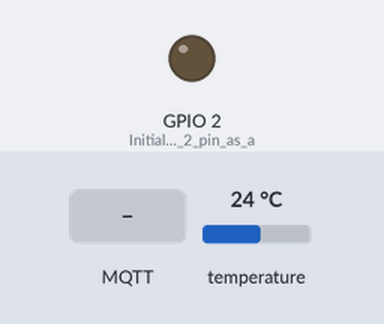
Simulated run of this sketch. Board: ESP32. Parts: output pins drawn as LEDs (lit = HIGH). The test bench sets the inputs (shaded band); at power-on: temperature 24 °C. WiFi joins after 1.5 s; servers stay silent unless stated; random numbers use the default seed unless the sketch sets one; no MQTT or app messages arrive unless stated; what the sketch prints to the serial monitor is not drawn.

Above: at 2.7 s.
2.8 s: MQTT message "0" arrives on the first subscribed topic
At 3.8 s:
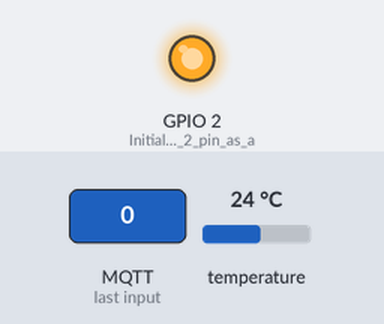
4.3 s: MQTT message "1" arrives on the first subscribed topic
At 5.0 s:
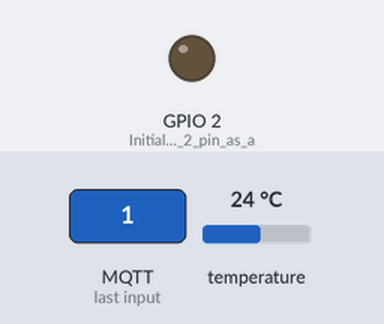
5.8 s: MQTT message "2" arrives on the first subscribed topic
At 6.1 s:
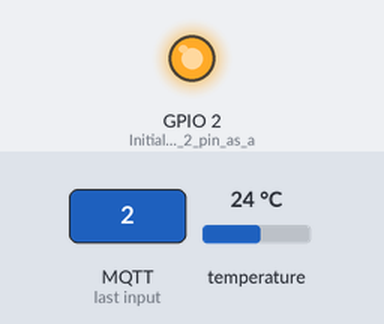
Timing chart, 0 to 8.8 s (numbered marks = the images above; inputs shaded):
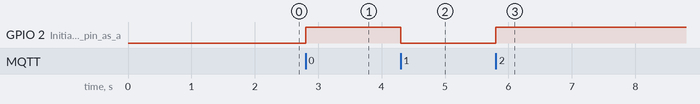

The sketch:

mqtt.ino
```cpp
/*
 Basic ESP8266 MQTT example
 This sketch demonstrates the capabilities of the pubsub library in combination
 with the ESP8266 board/library.
 It connects to an MQTT server then:
  - publishes "hello world" to the topic "outTopic" every two seconds
  - subscribes to the topic "inTopic", printing out any messages
    it receives. NB - it assumes the received payloads are strings not binary
  - If the first character of the topic "inTopic" is an 1, switch ON the ESP Led,
    else switch it off
 It will reconnect to the server if the connection is lost using a blocking
 reconnect function. See the 'mqtt_reconnect_nonblocking' example for how to
 achieve the same result without blocking the main loop.
 To install the ESP8266 board, (using Arduino 1.6.4+):
  - Add the following 3rd party board manager under "File -> Preferences -> Additional Boards Manager URLs":
       http://arduino.esp8266.com/stable/package_esp8266com_index.json
  - Open the "Tools -> Board -> Board Manager" and click install for the ESP8266"
  - Select your ESP8266 in "Tools -> Board"
*/

#include "DHTesp.h"
#include <WiFi.h>
#include <PubSubClient.h>
#include <ArduinoJson.h>
#define DHTpin 15

DHTesp dht;

// Update these with values suitable for your network.

const char *ssid = "CatBenderson";
const char *password = "ranita987";
const char* mqtt_server = "192.168.23.77";

WiFiClient espClient;
PubSubClient client(espClient);
unsigned long lastMsg = 0;
#define MSG_BUFFER_SIZE	(50)
char msg[MSG_BUFFER_SIZE];
float value = 19.546440;

void setup_wifi() {

  delay(10);
  // We start by connecting to a WiFi network
  Serial.println();
  Serial.print("Connecting to ");
  Serial.println(ssid);

  WiFi.mode(WIFI_STA);
  WiFi.begin(ssid, password);

  while (WiFi.status() != WL_CONNECTED) {
    delay(500);
    Serial.print(".");
  }

  randomSeed(micros());

  Serial.println("");
  Serial.println("WiFi connected");
  Serial.println("IP address: ");
  Serial.println(WiFi.localIP());
}

void callback(char* topic, byte* payload, unsigned int length) {
  Serial.print("Message arrived [");
  Serial.print(topic);
  Serial.print("] ");
  for (int i = 0; i < length; i++) {
    Serial.print((char)payload[i]);
  }
  Serial.println();

  // Switch on the LED if an 1 was received as first character
  if ((char)payload[0] == '1') {
    digitalWrite(2, LOW);   // Turn the LED on (Note that LOW is the voltage level
    // but actually the LED is on; this is because
    // it is active low on the ESP-01)
  } else {
    digitalWrite(2, HIGH);  // Turn the LED off by making the voltage HIGH
  }

}

void reconnect() {
  // Loop until we're reconnected
  while (!client.connected()) {
    Serial.print("Attempting MQTT connection...");
    // Create a random client ID
    String clientId = "CatBenderson";
    clientId += String(random(0xffff), HEX);
    // Attempt to connect
    if (client.connect(clientId.c_str())) {
      Serial.println("connected");
      // Once connected, publish an announcement...
      client.publish("fei/cc1/temperatura", "temperatura");
      // ... and resubscribe
      client.subscribe("inTopic");
    } else {
      Serial.print("failed, rc=");
      Serial.print(client.state());
      Serial.println(" try again in 5 seconds");
      // Wait 5 seconds before retrying
      delay(5000);
    }
  }
}

void setup() {
  dht.setup(DHTpin, DHTesp::DHT11);

  pinMode(2, OUTPUT);     // Initialize the 2 pin as an output
  Serial.begin(115200);
  setup_wifi();
  client.setServer(mqtt_server, 9001);
  client.setCallback(callback);
}

void loop() {

  if (!client.connected()) {
    reconnect();
  }
  client.loop();

  unsigned long now = millis();
  if (now - lastMsg > 2000) {
    lastMsg = now;
    value = value - .000015;
    char respuesta[250];
    DynamicJsonDocument json(1024);
    json["c1"]=value;
    json["c2"]=-96.904226;
    json["temperatura"]=dht.getTemperature();
    serializeJson(json, respuesta);
    client.publish("/temperaturaA", respuesta);
  }
}
```

Measured:
- after the input at 2.8 s, GPIO 2 (Initialize_the_2_pin_as_a): LOW → HIGH at once
- after the input at 4.3 s, GPIO 2 (Initialize_the_2_pin_as_a): HIGH → LOW at once
- after the input at 5.8 s, GPIO 2 (Initialize_the_2_pin_as_a): LOW → HIGH at once
